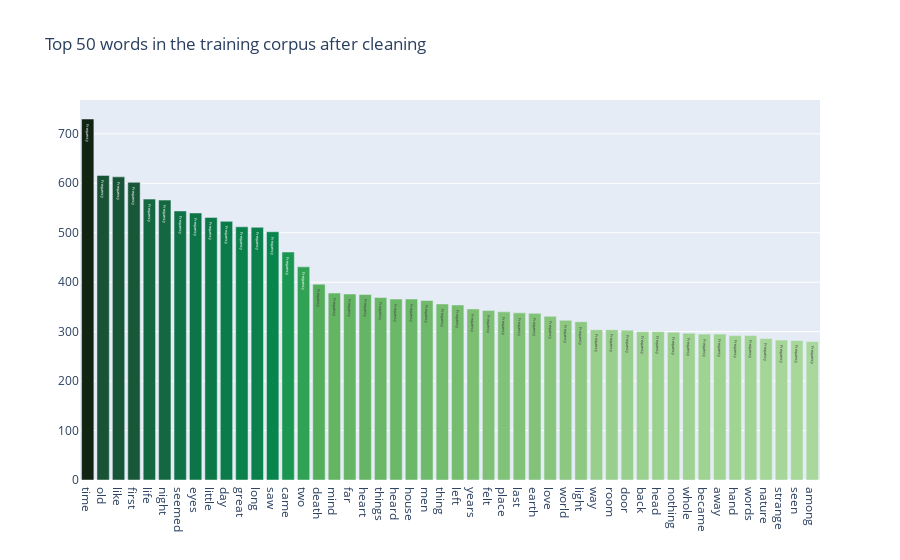

Notebook source saved alongside this figure:
### Markdown cell above
#### 
The words like thought, eye, life, old, time, earth, house, fear, love, death, dream etc can be observed.

### Code cell
words = train['text_processed'].str.split(expand=True).unstack().value_counts()
data = [go.Bar(x = words.index.values[2:50],y = words.values[2:50],marker= dict(colorscale='algae',color = words.values[2:100]),text="Frequency")]
layout = go.Layout(title='Top 50 words in the training corpus after cleaning')
fig = go.Figure(data=data, layout=layout)
py.iplot(fig, filename='bargraph')

### Figure 1 — Plotly figure (JSON) as saved in the notebook; plotly's stock layout.template omitted (floating-point values rounded to 4 significant figures)
{"data": [{"marker": {"color": [730, 616, 613, 602, 568, 566, 544, 540, 531, 523, 512, 511, 502, 461, 431, 396, 378, 376, 375, 369, 366, 366, 363, 356, 354, 346, 343, 340, 338, 337, 331, 323, 320, 304, 304, 303, 300, 300, 299, 297, 295, 295, 292, 292, 286, 283, 282, 280, 278, 277, 275, 274, 273, 272, 271, 267, 265, 262, 262, 260, 260, 259, 254, 250, 250, 243, 242, 241, 240, 238, 232, 231, 231, 228, 228, 228, 227, 227, 226, 226, 225, 223, 222, 220, 220, 219, 217, 217, 216, 215, 214, 212, 211, 208, 207, 205, 203, 203], "colorscale": [[0, "rgb(214, 249, 207)"], [0.09091, "rgb(186, 228, 174)"], [0.1818, "rgb(156, 209, 143)"], [0.2727, "rgb(124, 191, 115)"], [0.3636, "rgb(85, 174, 91)"], [0.4545, "rgb(37, 157, 81)"], [0.5455, "rgb(7, 138, 78)"], [0.6364, "rgb(13, 117, 71)"], [0.7273, "rgb(23, 95, 61)"], [0.8182, "rgb(25, 75, 49)"], [0.9091, "rgb(23, 55, 35)"], [1, "rgb(17, 36, 20)"]]}, "text": "Frequency", "type": "bar", "x": ["time", "old", "like", "first", "life", "night", "seemed", "eyes", "little", "day", "great", "long", "saw", "came", "two", "death", "mind", "far", "heart", "things", "heard", "house", "men", "thing", "left", "years", "felt", "place", "last", "earth", "love", "world", "light", "way", "room", "door", "back", "head", "nothing", "whole", "became", "away", "hand", "words", "nature", "strange", "seen", "among"], "y": [730, 616, 613, 602, 568, 566, 544, 540, 531, 523, 512, 511, 502, 461, 431, 396, 378, 376, 375, 369, 366, 366, 363, 356, 354, 346, 343, 340, 338, 337, 331, 323, 320, 304, 304, 303, 300, 300, 299, 297, 295, 295, 292, 292, 286, 283, 282, 280]}], "layout": {"title": {"text": "Top 50 words in the training corpus after cleaning"}}}
